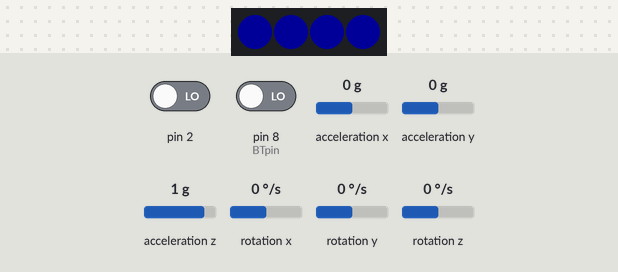
Recording of a sketch running on a simulated Arduino Uno, built with avr-gcc and run on an emulated ATmega328P. Shown: 4 RGB LEDs in strip order, left to right. The test bench sets the inputs (shaded band); at power-on: acceleration y 0 g, pin 2 LOW, pin 8 (BTpin) LOW, acceleration x 0 g, acceleration z 1 g, rotation x 0 °/s, rotation y 0 °/s, rotation z 0 °/s. Dim RGB values are drawn brighter than linear; the local clock reads 2024-03-15 10:24:30 at power-on unless the sketch sets it; storage starts empty; the sensor or clock chip raises its interrupt line as the real part does.

Above: at 5.6 s.
5.7 s: acceleration y set to -1.4 g
At 8.4 s:
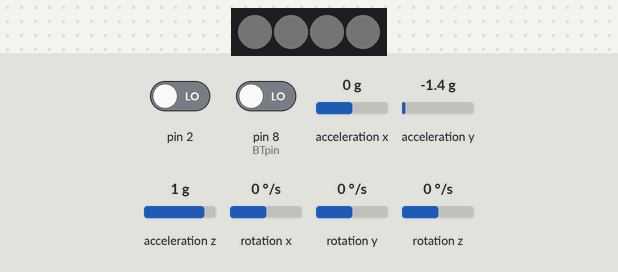
8.7 s: acceleration y set to -0.8 g
At 10.5 s:
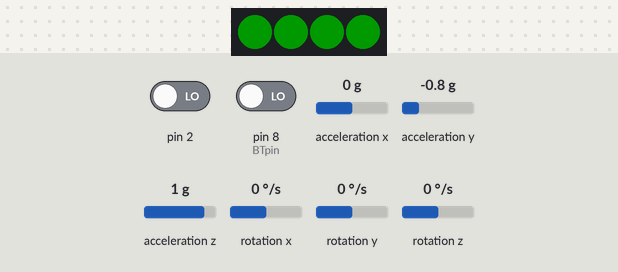
11.7 s: acceleration y set to 1.4 g
At 12.4 s:
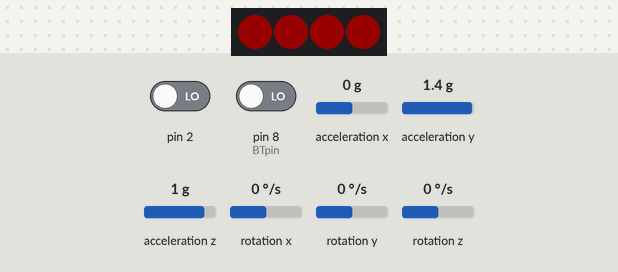
14.5 s: acceleration y set to 0 g
At 17.9 s:
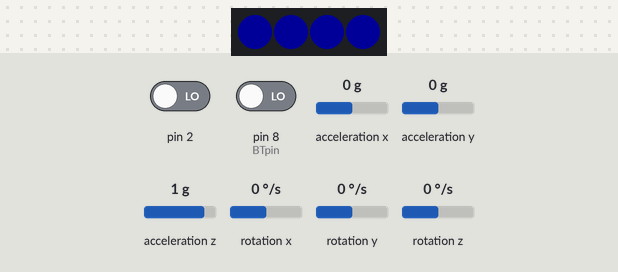
Timing chart, 0 to 18.5 s (numbered marks = the images above; inputs shaded):
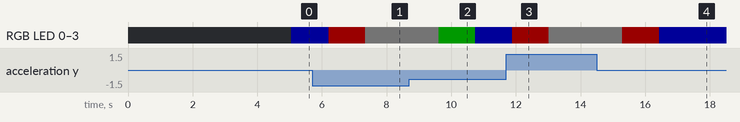

Measured:
- after the input at 5.7 s, RGB LED 0–3: RGB(0, 0, 25) → RGB(25, 0, 0) after 0.50 s, → RGB(1, 1, 1) 1.1 s later
- after the input at 8.7 s, RGB LED 0–3: RGB(1, 1, 1) → RGB(0, 25, 0) after 0.91 s, → RGB(0, 0, 25) 1.1 s later
- after the input at 11.7 s, RGB LED 0–3: RGB(0, 0, 25) → RGB(25, 0, 0) after 0.18 s, → RGB(1, 1, 1) 1.1 s later
- after the input at 14.5 s, RGB LED 0–3: RGB(1, 1, 1) → RGB(25, 0, 0) after 0.79 s, → RGB(0, 0, 25) 1.1 s later

The sketch:

new_experimental.ino
```cpp
#include <SoftwareSerial.h>
#include <virtuabotixRTC.h>
#include "I2Cdev.h"
#include "SdFat.h"
#include <PololuLedStrip.h>

PololuLedStrip<9> ledStrip;
#define LED_COUNT 4
rgb_color colors[LED_COUNT];


#define SD_CS_PIN SS
SdFat SD;
File myFile;
#include "MPU6050_6Axis_MotionApps20.h"

MPU6050 mpu;

#define OUTPUT_READABLE_YAWPITCHROLL
#define OUTPUT_READABLE_REALACCEL

#define PIN_CLK 7
#define PIN_DAT 6
#define PIN_RST 5
virtuabotixRTC my_rtc(PIN_CLK, PIN_DAT, PIN_RST);

//for Bluetooth device
int BTpin = 8;
SoftwareSerial mySerial(4, 3); // RX, TX


// MPU control/status vars
bool dmpReady = false;  // set true if DMP init was successful
uint8_t mpuIntStatus;   // holds actual interrupt status byte from MPU
uint8_t devStatus;      // return status after each device operation (0 = success, !0 = error)
uint16_t packetSize;    // expected DMP packet size (default is 42 bytes)
uint16_t fifoCount;     // count of all bytes currently in FIFO
uint8_t fifoBuffer[64]; // FIFO storage buffer

// orientation/motion vars
Quaternion q;           // [w, x, y, z]         quaternion container
VectorInt16 aa;         // [x, y, z]            accel sensor measurements
VectorInt16 aaReal;     // [x, y, z]            gravity-free accel sensor measurements
VectorInt16 aaWorld;    // [x, y, z]            world-frame accel sensor measurements
VectorFloat gravity;    // [x, y, z]            gravity vector
//float euler[3];         // [psi, theta, phi]    Euler angle container
float ypr[3];           // [yaw, pitch, roll]   yaw/pitch/roll container and gravity vector
VectorInt16 realGyro;         // [x, y, z]            accel sensor measurements

//for classification
long i=0, MaxRoll, MinRoll, Gapgy, rest;
long roll[10], acy[10];
int activity;

volatile bool mpuInterrupt = false;     // indicates whether MPU interrupt pin has gone high
void dmpDataReady() {
    mpuInterrupt = true;
}

int freeRam ()
{
  extern int __heap_start, *__brkval;
  int v;
  return (int) &v - (__brkval == 0 ? (int) &__heap_start : (int) __brkval);
}

// ================================================================
// ===                      INITIAL SETUP                       ===
// ================================================================

void setup() {
  // set the BTpin for input
   Serial.begin(9600);
   mySerial.begin(9600);
   pinMode(BTpin, INPUT);
   //seconds, minutes, hours, day of the week, day of the month, month, year
   //my_rtc.setDS1302Time(0,50,14,9,13,11,2018);

   // see if the card is present and can be initialized:
   if (!SD.begin(SD_CS_PIN)) {
      Serial.println("SD failed");
      return;
    }
    Wire.begin();

  while (!Serial);
  // initialize device
    //Serial.println(F("Initializing I2C devices..."));
    mpu.initialize();

  // verify connection
  delay(3000);

  devStatus = mpu.dmpInitialize();

    // supply your own gyro offsets here, scaled for min sensitivity
    mpu.setXAccelOffset(-1555);
    mpu.setYAccelOffset(-1675);
    mpu.setZAccelOffset(1249);
    mpu.setXGyroOffset(47);
    mpu.setYGyroOffset(-3);
    mpu.setZGyroOffset(35);

  if (devStatus == 0) {
        // turn on the DMP, now that it's ready

        mpu.setDMPEnabled(true);

        // enable Arduino interrupt detection

        attachInterrupt(0, dmpDataReady, RISING);
        mpuIntStatus = mpu.getIntStatus();

        // set our DMP Ready flag so the main loop() function knows it's okay to use it

        dmpReady = true;

        // get expected DMP packet size for later comparison
        packetSize = mpu.dmpGetFIFOPacketSize();
    }
  // see if the card is present and can be initialized:
  delay(500);
  //freeRam ();
}


// ================================================================
// ===                    MAIN PROGRAM LOOP                     ===
// ================================================================

uint32_t timer = millis();

void loop() {
    my_rtc.updateTime();

  // if programming failed, don't try to do anything
    if (!dmpReady) return;

    // reset interrupt flag and get INT_STATUS byte
    mpuInterrupt = false;
    mpuIntStatus = mpu.getIntStatus();

    // get current FIFO count
    fifoCount = mpu.getFIFOCount();


    // check for overflow (this should never happen unless our code is too inefficient)
    if ((mpuIntStatus & 0x10) || fifoCount == 1024) {
        // reset so we can continue cleanly
        mpu.resetFIFO();
        //Serial.println(F("FIFO overflow!"));

    // otherwise, check for DMP data ready interrupt (this should happen frequently)
    } else if (mpuIntStatus & 0x02) {
        // wait for correct available data length, should be a VERY short wait
        while (fifoCount < packetSize) fifoCount = mpu.getFIFOCount();

        // read a packet from FIFO
        mpu.getFIFOBytes(fifoBuffer, packetSize);

        // track FIFO count here in case there is > 1 packet available
        // (this lets us immediately read more without waiting for an interrupt)
        fifoCount -= packetSize;
/********************************************SD card and bluetooth manipulation fuction*******************************************/


        #ifdef OUTPUT_READABLE_YAWPITCHROLL
           // display Euler angles in degrees
            mpu.dmpGetQuaternion(&q, fifoBuffer);
            mpu.dmpGetGravity(&gravity, &q);
            mpu.dmpGetYawPitchRoll(ypr, &q, &gravity);
//            Serial.print("ypr\t");
//            Serial.print(ypr[0] * 180/M_PI);
//            Serial.print("\t");
//            Serial.print(ypr[1] * 180/M_PI);
//            Serial.print("\t");
//            Serial.println(ypr[2] * 180/M_PI);

            roll[i] = ypr[2] * 180/M_PI;
            //Serial.print("Gyro Y: "); Serial.println(gy_y);
            //Serial.print("Accl Y: "); Serial.println(ac_y);
            i++;
             if(i == 10 ) {
               MaxRoll = roll[0];
               MinRoll = roll[0];
               for(int j = 0 ; j < 10; j++){
                  if(MaxRoll < roll[j]) MaxRoll = roll[j];
                  if(MinRoll > roll[j]) MinRoll = roll[j];
                  if(roll[j] > 50 || roll[j] < -50) rest =rest + 1;
               }

               Gapgy = MaxRoll - MinRoll;
               if(rest == 10) { activity = 3; setColor(1, 1, 1);  Gapgy = -1;}
               if(Gapgy >= 40)  { activity = 2;setColor(25, 0, 0);}
               if(Gapgy <40 && Gapgy >10) { activity = 1; setColor(0, 25, 0); }
               if(Gapgy>=0 && Gapgy <=10) { activity = 0; setColor(0, 0, 25);}
               i = 0;
               rest = 0;
             }
             delay(98);
        #endif

        #ifdef OUTPUT_READABLE_REALACCEL
            // display real acceleration, adjusted to remove gravity
            mpu.dmpGetQuaternion(&q, fifoBuffer);
            mpu.dmpGetAccel(&aa, fifoBuffer);
            mpu.dmpGetGravity(&gravity, &q);
            mpu.dmpGetLinearAccel(&aaReal, &aa, &gravity);
            mpu.dmpGetGyro(&realGyro, fifoBuffer);
//            Serial.print("areal\t");
//            Serial.print(realGyro.x);
//            Serial.print("\t");
//            Serial.print(realGyro.y);
//            Serial.print("\t");
//            Serial.println(realGyro.z);
//            delay(100);
//            Serial.print("areal\t");
//            Serial.print(aa.x);
//            Serial.print("\t");
//            Serial.print(aa.y);
//            Serial.print("\t");
//            Serial.println(aa.z);
        #endif

    }

       if (digitalRead(BTpin)==HIGH){
                   if (SD.exists("test_2.txt")) {

                   myFile = SD.open("test_2.txt"); // open "file.txt" to read data
                      // Serial.println("--- Reading start ---");
                     while((myFile.available() != -1) && (myFile.available()>0)){
                         String sdgy_x = myFile.readStringUntil(',');
                         String sdgy_y = myFile.readStringUntil(',');
                         String sdgy_z = myFile.readStringUntil(',');
                         String sdacc_x = myFile.readStringUntil(',');
                         String sdacc_y = myFile.readStringUntil(',');
                         String sdacc_z = myFile.readStringUntil(',');
                         String sdactivity = myFile.readStringUntil(',');
                         String sdYears = myFile.readStringUntil(',');
                         String sdMonth = myFile.readStringUntil(',');
                         String sdDMonth = myFile.readStringUntil(',');
                         String sdHours = myFile.readStringUntil(',');
                         String sdMins = myFile.readStringUntil(',');
                         String sdSec = myFile.readStringUntil(',');
                         String behaf = myFile.readStringUntil('\n');

                         mySerial.print("[" + sdgy_x + "," + sdgy_y + "," + sdgy_z + "," + sdacc_x + "," + sdacc_y + "," + sdacc_z + ","  + sdactivity + "," +  sdYears + "," +  sdMonth + "," +  sdDMonth + "," +  sdHours + "," +  sdMins + "," +  sdSec + "]\n");
                         delay(500);
                     } // close the file:
                     myFile.close();
                     SD.remove("test_2.txt");
                     delay(100);
                   } else {
                        if (timer > millis())  timer = millis();
                          if (millis() - timer > 1000) {
                            timer = millis(); // reset the timer
                            mySerial.print("[" + String(aa.x) + "," + String(aa.y) + "," + String(aa.z) + "," + String(realGyro.x) + "," + String(realGyro.y) + "," + String(realGyro.x) + "," + String(activity) + "]\n");
                          }
                   }

       // done:
       // mySerial.println(accelerometer_x);
      //delay(100);
       }
       else{
        //delay(10);
        SDCARD_W(realGyro.x, realGyro.y, realGyro.z, aa.x, aa.y, aa.z, activity);

       }

}

void SDCARD_W (int gy_x, int gy_y, int gy_z, int acc_x, int acc_y, int acc_z, int activity)
{
  if (timer > millis())  timer = millis();
     if (millis() - timer > 1000) {
        timer = millis(); // reset the timer
        myFile = SD.open("test_2.txt", FILE_WRITE);
        if(myFile)
        {
          myFile.print(gy_x);
          myFile.print(",");
          myFile.print(gy_y);
          myFile.print(",");
          myFile.print(gy_z);
          myFile.print(",");
          myFile.print(acc_x);
          myFile.print(",");
          myFile.print(acc_y);
          myFile.print(",");
          myFile.print(acc_z);
          myFile.print(",");
          myFile.print(activity);
          myFile.print(",");
          myFile.print(my_rtc.year);
          myFile.print(",");
          myFile.print(my_rtc.month);
          myFile.print(",");
          myFile.print(my_rtc.dayofmonth);
          myFile.print(",");
          myFile.print(my_rtc.hours);
          myFile.print(",");
          myFile.print(my_rtc.minutes);
          myFile.print(",");
          myFile.print(my_rtc.seconds);
          myFile.print(",");
          myFile.println(0);
          myFile.close();
        }
     }
  }


/********************************************led condirion fuction******************************************************/
void setColor(int red1, int green1, int blue1)
{
 rgb_color color;
  color.red = red1;
  color.green = green1;
  color.blue = blue1;

    // Update the colors buffer.
      for(uint16_t i = 0; i < LED_COUNT; i++)
      {
        colors[i] = color;
      }
      // Write to the LED strip.
      ledStrip.write(colors, LED_COUNT);
}
```
